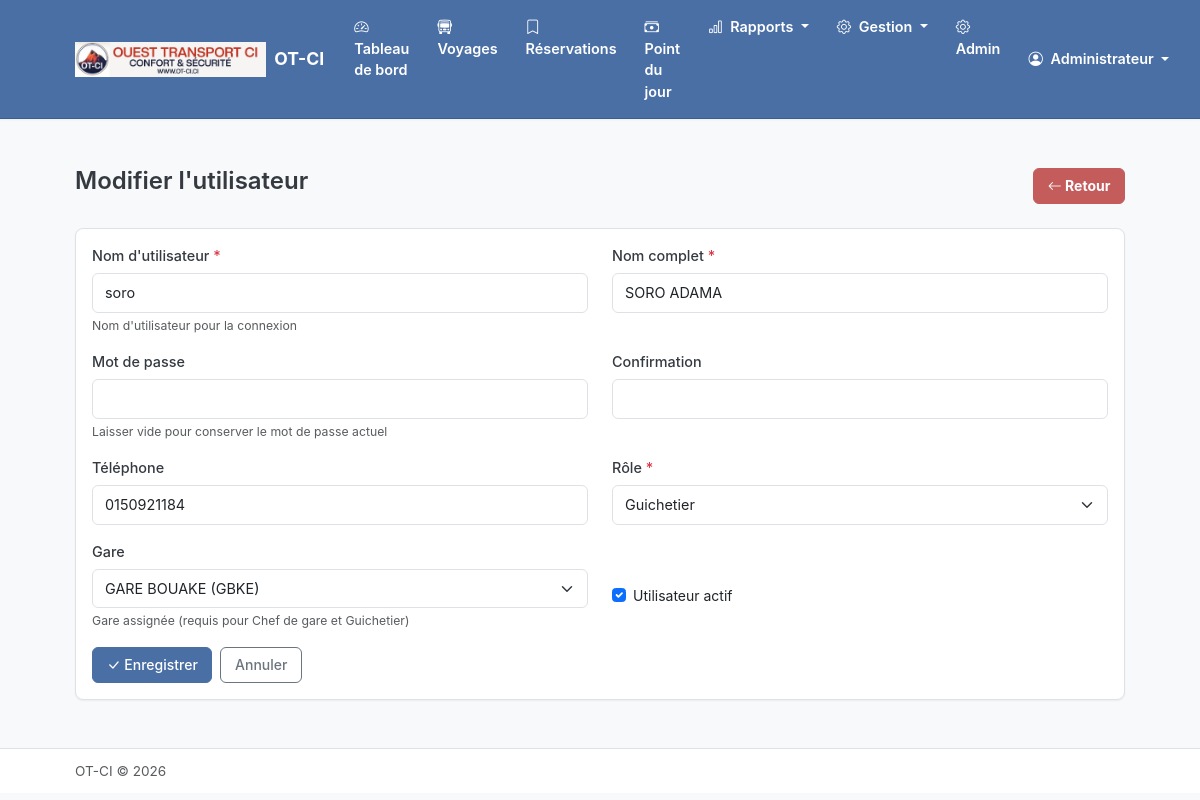
/personnel/utilisateurs/2/modifier/ (signed in), run on the app's committed database.
### apps/compagnie/models.py (models this page shows, shortened)
class Compagnie(models.Model):
    nom = models.CharField(max_length=200, verbose_name="Nom de la compagnie")
    logo = models.ImageField(
        upload_to='logos/',
        blank=True,
        null=True,
        verbose_name="Logo"
    )
    nom_pdg = models.CharField(max_length=200, verbose_name="Nom du PDG")
    adresse = models.TextField(blank=True, verbose_name="Adresse")
    telephone = models.CharField(max_length=20, blank=True, verbose_name="Téléphone")
    email = models.EmailField(blank=True, verbose_name="Email")
    date_creation = models.DateTimeField(auto_now_add=True)
    date_modification = models.DateTimeField(auto_now=True)
    class Meta:
        verbose_name = "Compagnie"
        verbose_name_plural = "Compagnie"
    @classmethod
    def get_instance(cls):
        return cls.objects.first()

### apps/personnel/models.py (models this page shows, shortened)
class Utilisateur(AbstractUser):
    ROLE_CHOICES = [
        ('pdg', 'PDG'),
        ('super_admin', 'Super Administrateur'),
        ('manager', 'Manager'),
        ('chef_gare', 'Chef de Gare'),
        ('guichetier', 'Guichetier'),
    ]
    nom_complet = models.CharField(max_length=200, verbose_name="Nom complet")
    telephone = models.CharField(max_length=20, blank=True, verbose_name="Téléphone")
    role = models.CharField(
        max_length=20,
        choices=ROLE_CHOICES,
        default='guichetier',
        verbose_name="Rôle"
    )
    gare = models.ForeignKey(
        'gares.Gare',
        on_delete=models.SET_NULL,
        null=True,
        blank=True,
        related_name='utilisateurs',
        verbose_name="Gare"
    )
    actif = models.BooleanField(default=True, verbose_name="Actif")
    date_creation = models.DateTimeField(auto_now_add=True)
    date_modification = models.DateTimeField(auto_now=True)
    objects = UtilisateurManager()
    EMAIL_FIELD = 'email'
    USERNAME_FIELD = 'username'
    REQUIRED_FIELDS = ['nom_complet']
    class Meta:
        verbose_name = "Utilisateur"
        verbose_name_plural = "Utilisateurs"
        ordering = ['nom_complet']
    @property
    def is_super_admin(self):
        return self.role == 'super_admin'
    @property
    def has_global_access(self):
        return self.role in ['pdg', 'super_admin', 'manager']

### apps/personnel/views.py (the view, shortened to what this page needs)
# urls.py: path('utilisateurs/<int:pk>/modifier/', views.UtilisateurUpdateView.as_view(), name='utilisateur_update'),
class UtilisateurUpdateView(AdminRequiredMixin, UpdateView):
    model = Utilisateur
    form_class = UtilisateurForm
    template_name = 'personnel/utilisateur_form.html'
    success_url = reverse_lazy('personnel:utilisateur_list')

### apps/compagnie/context_processors.py (called while the page is built)
def compagnie_context(request):
    return {
        'compagnie': Compagnie.get_instance()
    }

### apps/gares/models.py (called while the page is built)
    def __str__(self):
        return f"{self.nom} ({self.code})"

### core/mixins.py (called while the page is built)
    def test_func(self):
        return self.request.user.has_global_access

### templates/personnel/utilisateur_form.html (shortened to what this page needs)
{% extends 'base.html' %}
{% block content %}
<div class="container py-4">
    <div class="d-flex justify-content-between align-items-center mb-4">
        <h2>{% if object %}Modifier l'utilisateur{% else %}Nouvel utilisateur{% endif %}</h2>
        <a href="{% url 'personnel:utilisateur_list' %}" class="btn btn-danger text-white fw-bold"><i class="bi bi-arrow-left"></i> Retour</a>
    </div>
    <div class="card">
        <div class="card-body">
            <form method="post" novalidate>
                <div class="row">
                    <div class="col-md-6 mb-3">
                        <label for="{{ form.username.id_for_label }}" class="form-label">Nom d'utilisateur <span class="text-danger">*</span></label>
                        {{ form.username }}
                        {% if form.username.help_text %}<div class="form-text">{{ form.username.help_text }}</div>{% endif %}
                    </div>
                    <div class="col-md-6 mb-3">
                        <label for="{{ form.nom_complet.id_for_label }}" class="form-label">Nom complet <span class="text-danger">*</span></label>
                        {{ form.nom_complet }}
                    </div>
                </div>
                <div class="row">
                    <div class="col-md-6 mb-3">
                        <label for="{{ form.password1.id_for_label }}" class="form-label">Mot de passe {% if not object %}<span class="text-danger">*</span>{% endif %}</label>
                        {{ form.password1 }}
                        {% if form.password1.help_text %}<div class="form-text">{{ form.password1.help_text }}</div>{% endif %}
                    </div>
                    <div class="col-md-6 mb-3">
                        <label for="{{ form.password2.id_for_label }}" class="form-label">Confirmation {% if not object %}<span class="text-danger">*</span>{% endif %}</label>
                        {{ form.password2 }}
                    </div>
                </div>
                <div class="row">
                    <div class="col-md-6 mb-3">
                        <label for="{{ form.telephone.id_for_label }}" class="form-label">Téléphone</label>
                        {{ form.telephone }}
                    </div>
                    <div class="col-md-6 mb-3">
                        <label for="{{ form.role.id_for_label }}" class="form-label">Rôle <span class="text-danger">*</span></label>
                        {{ form.role }}
                    </div>
                </div>
                <div class="row">
                    <div class="col-md-6 mb-3">
                        <label for="{{ form.gare.id_for_label }}" class="form-label">Gare</label>
                        {{ form.gare }}
                        {% if form.gare.help_text %}<div class="form-text">{{ form.gare.help_text }}</div>{% endif %}
                    </div>
                    <div class="col-md-6 mb-3 d-flex align-items-center pt-4">
                        <div class="form-check">
                            {{ form.actif }}
                            <label class="form-check-label" for="{{ form.actif.id_for_label }}">Utilisateur actif</label>
                        </div>
                    </div>
                </div>
                <div class="d-flex gap-2">
                    <button type="submit" class="btn btn-primary"><i class="bi bi-check-lg"></i> {% if object %}Enregistrer{% else %}Créer{% endif %}</button>
                    <a href="{% url 'personnel:utilisateur_list' %}" class="btn btn-outline-secondary">Annuler</a>
                </div>
            </form>
        </div>
    </div>
</div>
{% endblock %}

### templates/base.html (shortened to what this page needs)
{% load static %}
<!DOCTYPE html>
<html lang="fr">
<head>
    <link href="https://cdn.jsdelivr.net/npm/bootstrap@5.3.2/dist/css/bootstrap.min.css" rel="stylesheet">
    <link href="https://cdn.jsdelivr.net/npm/bootstrap-icons@1.11.1/font/bootstrap-icons.css" rel="stylesheet">
    <link href="{% static 'css/custom.css' %}" rel="stylesheet">
</head>
<body>
    <nav class="navbar navbar-expand-lg navbar-dark sticky-top">
        <div class="container">
            <a class="navbar-brand d-flex align-items-center" href="{% url 'guichet:dashboard' %}">
                {% if compagnie and compagnie.logo %}
                    <img src="{{ compagnie.logo.url }}" alt="Logo" height="35" class="me-2">
                {% endif %}
                <span>{% if compagnie %}{{ compagnie.nom }}{% else %}Gestion Billetterie{% endif %}</span>
            </a>
            <div class="collapse navbar-collapse" id="navbarNav">
                {% if user.is_authenticated %}
                <ul class="navbar-nav me-auto">
                    <li class="nav-item">
                        <a class="nav-link {% if request.resolver_match.url_name == 'dashboard' %}active{% endif %}"
                           href="{% url 'guichet:dashboard' %}">
                            <i class="bi bi-speedometer2 me-1"></i> Tableau de bord
                        </a>
                    </li>
                    <li class="nav-item">
                        <a class="nav-link {% if request.resolver_match.url_name == 'voyage_list' %}active{% endif %}"
                           href="{% url 'guichet:voyage_list' %}">
                            <i class="bi bi-bus-front me-1"></i> Voyages
                        </a>
                    </li>
                    <li class="nav-item">
                        <a class="nav-link {% if request.resolver_match.url_name == 'reservations' %}active{% endif %}"
                           href="{% url 'guichet:reservations' %}">
                            <i class="bi bi-bookmark me-1"></i> Réservations
                        </a>
                    </li>
                    <li class="nav-item">
                        <a class="nav-link {% if 'comptabilite' in request.path %}active{% endif %}"
                           href="{% url 'comptabilite:point_journalier' %}">
                            <i class="bi bi-cash-stack me-1"></i> Point du jour
                        </a>
                    </li>
                    <li class="nav-item dropdown">
                        <a class="nav-link dropdown-toggle" href="#" data-bs-toggle="dropdown">
                            <i class="bi bi-bar-chart me-1"></i> Rapports
                        </a>
                    </li>
                    <li class="nav-item dropdown">
                        <a class="nav-link dropdown-toggle" href="#" data-bs-toggle="dropdown">
                            <i class="bi bi-gear me-1"></i> Gestion
                        </a>
                    </li>
                    {% if user.is_superuser %}
                    <li class="nav-item">
                        <a class="nav-link" href="{% url 'admin:index' %}">
                            <i class="bi bi-gear me-1"></i> Admin
                        </a>
                    </li>
                    {% endif %}
                </ul>
                <ul class="navbar-nav">
                    <li class="nav-item dropdown">
                        <a class="nav-link dropdown-toggle" href="#" data-bs-toggle="dropdown">
                            <i class="bi bi-person-circle me-1"></i>
                            {{ user.nom_complet|default:user.username }}
                        </a>
                    </li>
                </ul>
                {% endif %}
            </div>
        </div>
    </nav>
    <main class="py-4">
        {% block content %}{% endblock %}
    </main>
    <footer class="py-3 mt-auto border-top bg-white">
        <div class="container">
            <div class="d-flex justify-content-between align-items-center">
                <span class="text-muted">
                    {% if compagnie %}{{ compagnie.nom }}{% else %}Gestion Billetterie{% endif %} &copy; {% now "Y" %}
                </span>
            </div>
        </div>
    </footer>
</body>
</html>

### static/css/custom.css (style rules this page uses)
:root { --color-bg-main: #F8F9FA; --color-bg-card: #FFFFFF; --color-text-primary: #343A40; --color-text-secondary: #6C757D; --color-accent: #4A6FA5; --color-accent-hover: #3D5D8A; --color-success: #5D8A66; --color-success-light: #D4EDDA; --color-warning: #D4A84B; --color-warning-light: #FFF3CD; --color-danger: #C45C5C; --color-danger-light: #F8D7DA; --color-siege-disponible: #D4EDDA; --color-siege-reserve: #FFF3CD; --color-siege-paye: #ADB5BD; --color-siege-non-vendable: #6C757D; --color-border: #DEE2E6; --shadow-sm: 0 1px 2px rgba(0, 0, 0, 0.05); --shadow-md: 0 4px 6px rgba(0, 0, 0, 0.07); --font-family: -apple-system, BlinkMacSystemFont, "Segoe UI", Roboto, "Helvetica Neue", Arial, sans-serif; --font-size-base: 14px; --line-height-base: 1.5; }
* { box-sizing: border-box; }
body { font-family: var(--font-family); font-size: var(--font-size-base); line-height: var(--line-height-base); color: var(--color-text-primary); background-color: var(--color-bg-main); }
.container { width: 90% !important; max-width: 100% !important; padding-right: 15px; padding-left: 15px; margin-right: auto; margin-left: auto; }
h2, .h2 { font-size: 1.5rem; font-weight: 600; }
a { color: var(--color-accent); text-decoration: none; }
.navbar { background-color: var(--color-accent) !important; border-bottom: 1px solid var(--color-accent-hover); box-shadow: var(--shadow-sm); }
.navbar-brand { font-weight: 700; font-size: 1.1rem; color: #FFFFFF !important; }
.nav-link { color: #FFFFFF !important; font-weight: 600; padding: 0.5rem 0.75rem !important; font-size: 0.9rem; border-radius: 4px; margin: 0 2px; transition: background-color 0.2s ease; }
.nav-link i { color: #FFFFFF !important; font-weight: 700; }
.dropdown-toggle::after { color: #FFFFFF; }
.card { background-color: var(--color-bg-card); border: 1px solid var(--color-border); border-radius: 8px; box-shadow: var(--shadow-sm); }
.card-body { padding: 1rem; }
.btn { border-radius: 6px; font-weight: 500; font-size: 0.875rem; padding: 0.4rem 0.85rem; transition: all 0.2s ease; }
.btn-primary { background-color: var(--color-accent); border-color: var(--color-accent); }
.btn-danger { background-color: var(--color-danger); border-color: var(--color-danger); }
.form-control, .form-select { border: 1px solid var(--color-border); border-radius: 6px; font-size: 0.9rem; padding: 0.5rem 0.75rem; transition: border-color 0.2s ease, box-shadow 0.2s ease; }
.form-label { font-weight: 500; font-size: 0.9rem; color: var(--color-text-primary); margin-bottom: 0.4rem; }
.text-muted { font-size: 0.85rem; }
.py-3 { padding-top: 0.75rem !important; padding-bottom: 0.75rem !important; }

### data on the page
Compagnie: logo (picture), nom "OT-CI"
Utilisateur: nom_complet "Administrateur"
Utilisateur: username "soro", nom_complet "SORO ADAMA", telephone "0150921184", role "Guichetier", gare "GARE BOUAKE (GBKE)", actif "☑"
